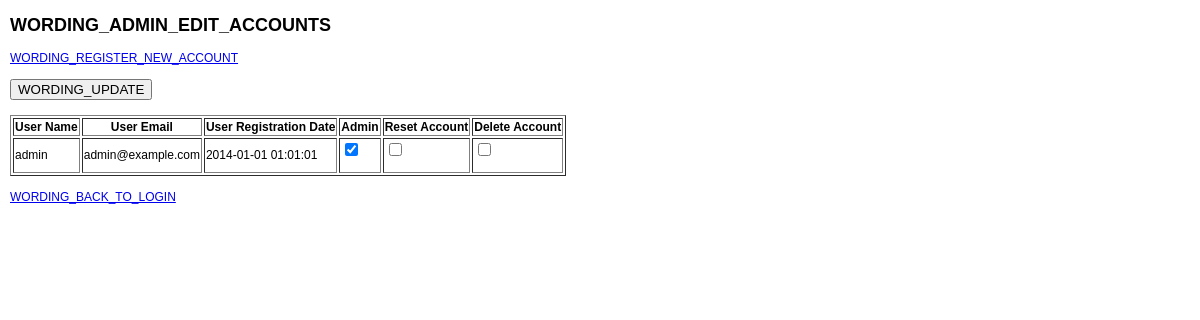
The page /views/admin.php on the database its author committed.
### tables this page shows
CREATE TABLE IF NOT EXISTS `users` (
 `user_id` int(11) NOT NULL AUTO_INCREMENT COMMENT 'auto incrementing user_id of each user, unique index',
 `user_name` varchar(64) NOT NULL COMMENT 'user''s name, unique',
 `user_password_hash` varchar(255) NOT NULL COMMENT 'user''s password in salted and hashed format',
 `user_email` varchar(64) NOT NULL COMMENT 'user''s email, unique',
 `user_password_reset_hash` char(40) DEFAULT NULL COMMENT 'user''s password reset code',
 `user_password_reset_timestamp` bigint(20) DEFAULT NULL COMMENT 'timestamp of the password reset request',
 `user_failed_logins` tinyint(1) NOT NULL DEFAULT '0' COMMENT 'user''s failed login attemps',
 `user_last_failed_login` int(10) DEFAULT NULL COMMENT 'unix timestamp of last failed login attempt',
 `user_registration_datetime` datetime NOT NULL DEFAULT '0000-00-00 00:00:00',
 `user_rememberme_token` varchar(64) DEFAULT NULL COMMENT 'user''s remember-me cookie token',
 `user_registration_ip` varchar(39) NOT NULL DEFAULT '0.0.0.0',
 `user_password_change` tinyint(1) NOT NULL DEFAULT '0' COMMENT '0 or 1 boolean holding random password change status',
 `admin` tinyint(1) NOT NULL DEFAULT '0' COMMENT '0 or 1 boolean determining user''s admin status',
 PRIMARY KEY (`user_id`),
 UNIQUE KEY `user_name` (`user_name`),
 UNIQUE KEY `user_email` (`user_email`)
);

### views/admin.php (the view, shortened to what this page needs)
<?php include('_header.php'); ?>
<?php
try
{
	$db_connection = new PDO("mysql:host=" . DB_HOST . ";dbname=" . DB_NAME . ";charset=utf8", DB_USER, DB_PASS);
}
catch(PDOException $e)
{
	echo "Error: " . $e->getMessage();
	die();
}
$query = "SELECT * FROM `users`;";
$query_user_table = $db_connection->prepare($query);
$query_user_table->execute();
?>
<h2><?php echo $_SESSION['user_name']; ?> <?php echo WORDING_ADMIN_EDIT_ACCOUNTS; ?></h2>
<a href="register.php"><?php echo WORDING_REGISTER_NEW_ACCOUNT; ?></a>
<br /><br />
<form method="post" action="admin.php">
  <input type="submit" name="update" value="<?php echo WORDING_UPDATE; ?>" />
  <table border="1">
    <tr>
      <th>User Name</th>
      <th>User Email</th>
      <th>User Registration Date</th>
      <th>Admin</th>
      <th>Reset Account</th>
      <th>Delete Account</th>
    </tr>
<?php
while($data = $query_user_table->fetchObject())
{
	echo "
    <tr>
      <td>$data->user_name</td>
      <td>$data->user_email</td>
      <td>$data->user_registration_datetime</td>\n";
	echo "      <td><input type=\"checkbox\" name=\"admin[]\" value=\"$data->user_id\" ";
	if($data->admin == 1) echo "checked";
	echo " /></td>\n";
	echo "
      <td><input type=\"checkbox\" name=\"reset_account[]\" value=\"$data->user_id\" /></td>
      <td><input type=\"checkbox\" name=\"delete_account[]\" value=\"$data->user_id\" /></td>
    </tr>\n";
}
?>
  </table>
</form>
<br />
<a href="index.php"><?php echo WORDING_BACK_TO_LOGIN; ?></a>
<?php include('_footer.php'); ?>

### views/_header.php (shortened to what this page needs)
<!DOCTYPE html>
<html>
<head>
</head>
<body>

### views/_footer.php
</body>
</html>

### views/_header.php (style rules this page uses)
body { font-family: Arial, sans-serif; font-size: 12px; margin: 10px; }
input[type=text], input[type=password], input[type=submit], input[type=email] { display: block; margin-bottom: 15px; }
input[type=checkbox] { margin-bottom: 15px; }

### rows shown on the page
users: user_name "admin", user_email "admin@example.com", user_registration_datetime "2014-01-01 01:01:01", admin "☑"

### other values the page prints
WORDING_ADMIN_EDIT_ACCOUNTS "WORDING_ADMIN_EDIT_ACCOUNTS"
WORDING_REGISTER_NEW_ACCOUNT "WORDING_REGISTER_NEW_ACCOUNT"
WORDING_BACK_TO_LOGIN "WORDING_BACK_TO_LOGIN"
